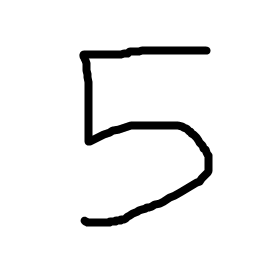
#> input picture lessons_2020/five.png, 280 x 280 px, found by its file name
$ python digit_converter.py   (older library calls are emulated)
#> lines starting #> are read from the running program, lines starting #| are printed output that depends on the picture
from PIL import Image

def transform_images():
    out = []
    image_names = ["one", "two", "three", "four", "five", "six", "seven", "eight", "nine", "zero", "g"]
    for n in image_names:
        original = Image.open('{}.png'.format(n))
        width, height = original.size
        pixels = []
        for y in range(height):
            l = []
            for x in range(width):
                pixel = original.getpixel((x, y))
                g = 255 - ((pixel[0] * 0.299) + (pixel[1] * 0.587) + (pixel[2] * 0.114))
                l.append(g)
            pixels.append(l)
        out.append(pixels)

    return out

def transform_image(file_name):
#> called with file_name = 'five.png'
    out = []
    original = Image.open(file_name)
#> original is the input picture: PIL image 280x280 RGB; min 0, max 255, mean 241.7
    im = original.resize((28, 28), Image.ANTIALIAS)
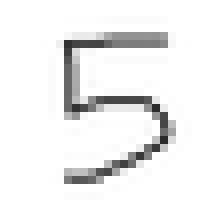
#> im: PIL image 28x28 RGB (shown 8 times larger); min 43, max 255, mean 240.1
    width, height = im.size
#> width = 28; height = 28
    pixels = []
    for y in range(height):
        l = []
        for x in range(width):
            pixel = im.getpixel((x, y))
            g = 255 - ((pixel[0] * 0.299) + (pixel[1] * 0.587) + (pixel[2] * 0.114))
            l.append(g)
        pixels.append(l)
#> after the loop, pixels = 28 items
    out.append(pixels)

    return out

if __name__ == "__main__":
    transform_image("five.png")
